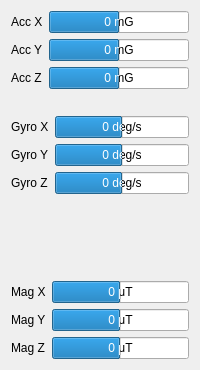
              <widget class="QWidget" name="Plot">
               <attribute name="title">
                <string>IMU Bars</string>
               </attribute>
               <layout class="QVBoxLayout" name="verticalLayout_10">
                <item>
                 <layout class="QGridLayout" name="gridLayout_6">
                  <item row="0" column="0">
                   <widget class="QLabel" name="label_18">
                    <property name="text">
                     <string>Acc X</string>
                    </property>
                   </widget>
                  </item>
                  <item row="0" column="1">
                   <widget class="QProgressBar" name="accXBar">
                    <property name="minimum">
                     <number>-16000</number>
                    </property>
                    <property name="maximum">
                     <number>16000</number>
                    </property>
                    <property name="value">
                     <number>0</number>
                    </property>
                    <property name="format">
                     <string>%v mG</string>
                    </property>
                   </widget>
                  </item>
                  <item row="1" column="0">
                   <widget class="QLabel" name="label_19">
                    <property name="text">
                     <string>Acc Y</string>
                    </property>
                   </widget>
                  </item>
                  <item row="1" column="1">
                   <widget class="QProgressBar" name="accYBar">
                    <property name="minimum">
                     <number>-16000</number>
                    </property>
                    <property name="maximum">
                     <number>16000</number>
                    </property>
                    <property name="value">
                     <number>0</number>
                    </property>
                    <property name="format">
                     <string>%v mG</string>
                    </property>
                   </widget>
                  </item>
                  <item row="2" column="0">
                   <widget class="QLabel" name="label_20">
                    <property name="text">
                     <string>Acc Z</string>
                    </property>
                   </widget>
                  </item>
                  <item row="2" column="1">
                   <widget class="QProgressBar" name="accZBar">
                    <property name="minimum">
                     <number>-16000</number>
                    </property>
                    <property name="maximum">
                     <number>16000</number>
                    </property>
                    <property name="value">
                     <number>0</number>
                    </property>
                    <property name="format">
                     <string>%v mG</string>
                    </property>
                   </widget>
                  </item>
                 </layout>
                </item>
                <item>
                 <spacer name="verticalSpacer_2">
                  <property name="orientation">
                   <enum>Qt::Vertical</enum>
                  </property>
                  <property name="sizeHint" stdset="0">
                   <size>
                    <width>20</width>
                    <height>21</height>
                   </size>
                  </property>
                 </spacer>
                </item>
                <item>
                 <layout class="QGridLayout" name="gridLayout_5">
                  <item row="0" column="0">
                   <widget class="QLabel" name="label_21">
                    <property name="text">
                     <string>Gyro X</string>
                    </property>
                   </widget>
                  </item>
                  <item row="0" column="1">
                   <widget class="QProgressBar" name="gyroXBar">
                    <property name="minimum">
                     <number>-2000</number>
                    </property>
                    <property name="maximum">
                     <number>2000</number>
                    </property>
                    <property name="value">
                     <number>0</number>
                    </property>
                    <property name="format">
                     <string>%v deg/s</string>
                    </property>
                   </widget>
                  </item>
                  <item row="1" column="0">
                   <widget class="QLabel" name="label_22">
                    <property name="text">
                     <string>Gyro Y</string>
                    </property>
                   </widget>
                  </item>
                  <item row="1" column="1">
                   <widget class="QProgressBar" name="gyroYBar">
                    <property name="minimum">
                     <number>-2000</number>
                    </property>
                    <property name="maximum">
                     <number>2000</number>
                    </property>
                    <property name="value">
                     <number>0</number>
                    </property>
                    <property name="format">
                     <string>%v deg/s</string>
                    </property>
                   </widget>
                  </item>
                  <item row="2" column="0">
                   <widget class="QLabel" name="label_23">
                    <property name="text">
                     <string>Gyro Z</string>
                    </property>
                   </widget>
                  </item>
                  <item row="2" column="1">
                   <widget class="QProgressBar" name="gyroZBar">
                    <property name="minimum">
                     <number>-2000</number>
                    </property>
                    <property name="maximum">
                     <number>2000</number>
                    </property>
                    <property name="value">
                     <number>0</number>
                    </property>
                    <property name="format">
                     <string>%v deg/s</string>
                    </property>
                   </widget>
                  </item>
                 </layout>
                </item>
                <item>
                 <spacer name="verticalSpacer_3">
                  <property name="orientation">
                   <enum>Qt::Vertical</enum>
                  </property>
                  <property name="sizeHint" stdset="0">
                   <size>
                    <width>20</width>
                    <height>81</height>
                   </size>
                  </property>
                 </spacer>
                </item>
                <item>
                 <layout class="QGridLayout" name="gridLayout_4">
                  <item row="0" column="0">
                   <widget class="QLabel" name="label_24">
                    <property name="text">
                     <string>Mag X</string>
                    </property>
                   </widget>
                  </item>
                  <item row="0" column="1">
                   <widget class="QProgressBar" name="magXBar">
                    <property name="minimum">
                     <number>-1200</number>
                    </property>
                    <property name="maximum">
                     <number>1200</number>
                    </property>
                    <property name="value">
                     <number>0</number>
                    </property>
                    <property name="format">
                     <string>%v μT</string>
                    </property>
                   </widget>
                  </item>
                  <item row="1" column="0">
                   <widget class="QLabel" name="label_25">
                    <property name="text">
                     <string>Mag Y</string>
                    </property>
                   </widget>
                  </item>
                  <item row="1" column="1">
                   <widget class="QProgressBar" name="magYBar">
                    <property name="minimum">
                     <number>-1200</number>
                    </property>
                    <property name="maximum">
                     <number>1200</number>
                    </property>
                    <property name="value">
                     <number>0</number>
                    </property>
                    <property name="format">
                     <string>%v μT</string>
                    </property>
                   </widget>
                  </item>
                  <item row="2" column="0">
                   <widget class="QLabel" name="label_26">
                    <property name="text">
                     <string>Mag Z</string>
                    </property>
                   </widget>
                  </item>
                  <item row="2" column="1">
                   <widget class="QProgressBar" name="magZBar">
                    <property name="minimum">
                     <number>-1200</number>
                    </property>
                    <property name="maximum">
                     <number>1200</number>
                    </property>
                    <property name="value">
                     <number>0</number>
                    </property>
                    <property name="format">
                     <string>%v μT</string>
                    </property>
                   </widget>
                  </item>
                 </layout>
                </item>
               </layout>
              </widget>
